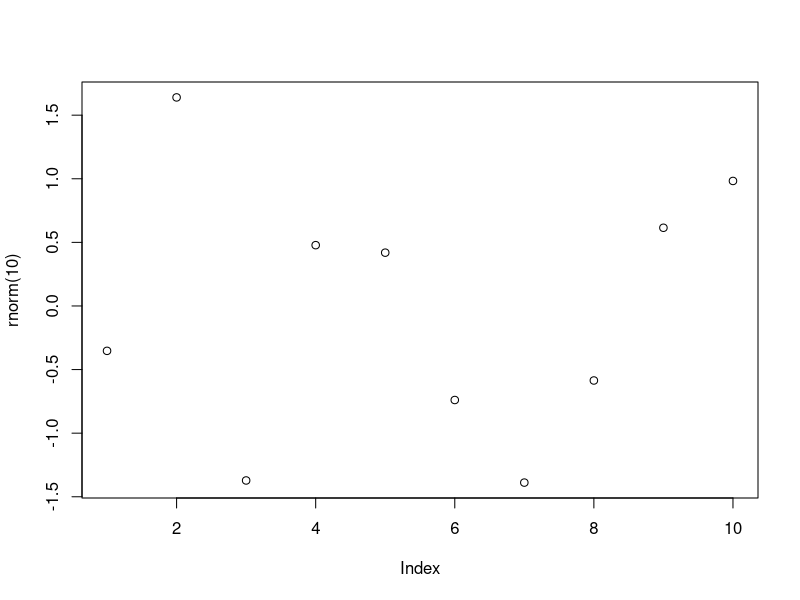
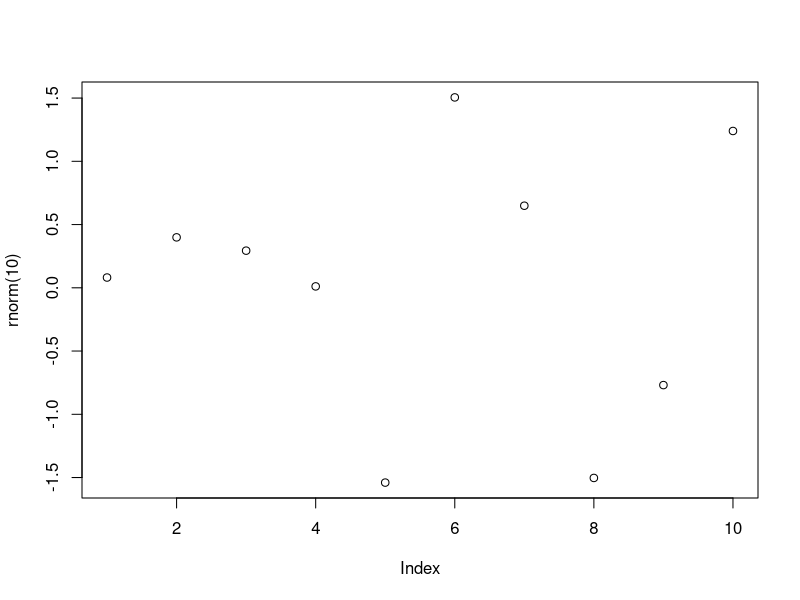
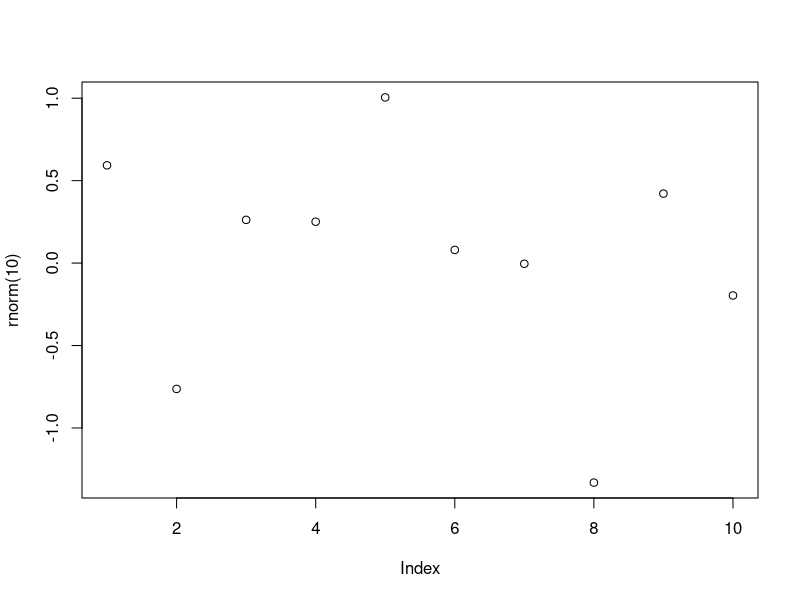
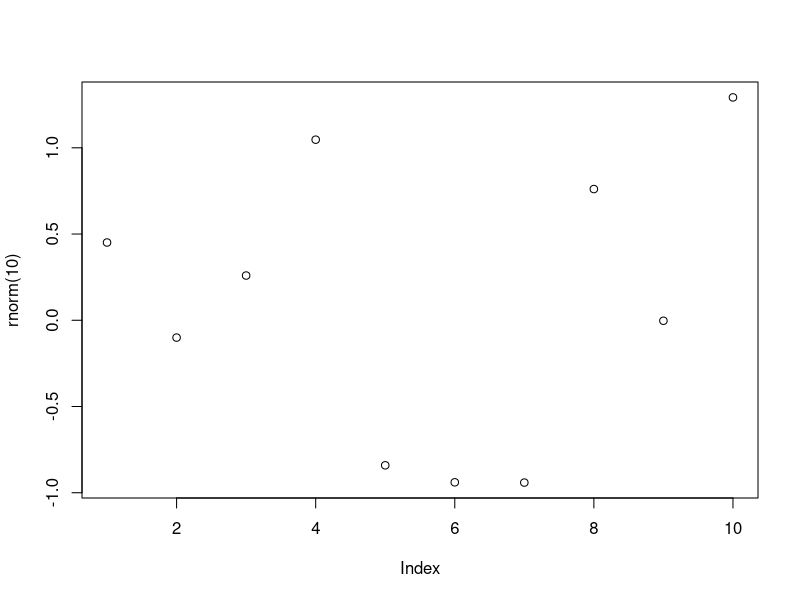
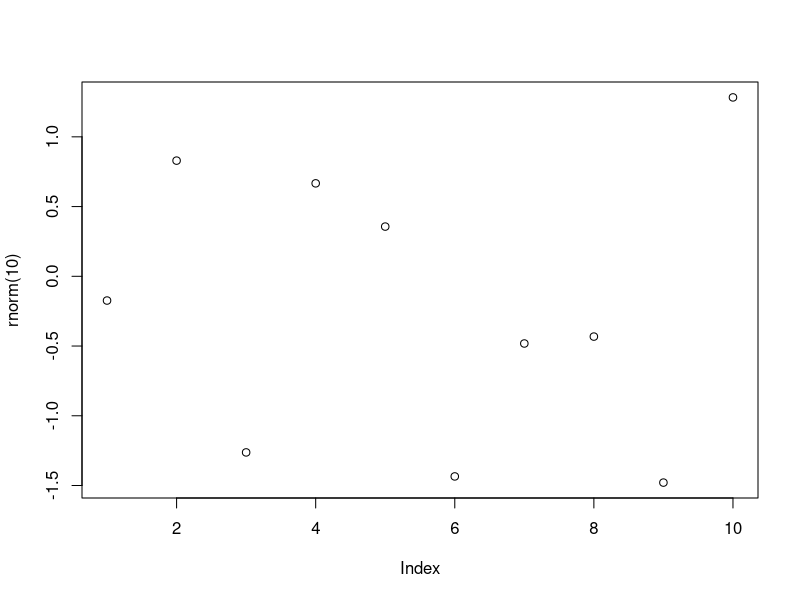

Source code (R) for these figures, in order:
## ---- chunk 1
plot(rnorm(10))
## ---- chunk 2
plot(rnorm(10))
## ---- chunk 3
plot(rnorm(10))
## ---- chunk 4
plot(rnorm(10))
## ---- chunk 5
plot(rnorm(10))
